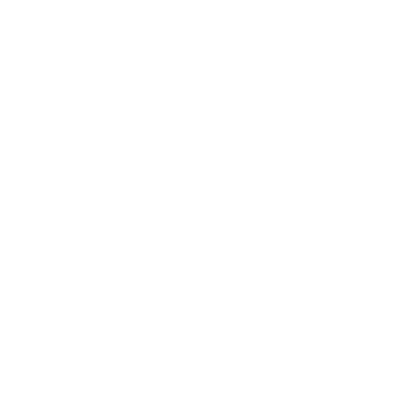
Frame 1 (no input)
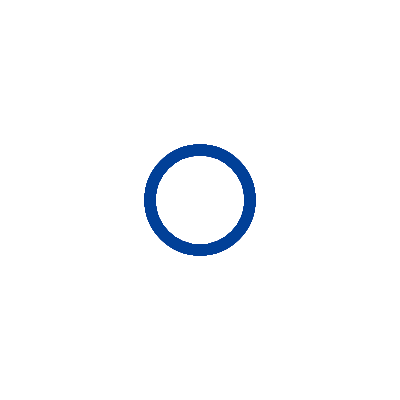
Frame 60 (no input)
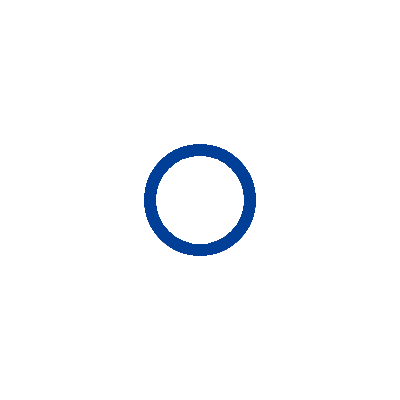
Frame 120 (the mouse pressed at the canvas centre since frame 60)

The p5.js sketch that drew these frames (run headless with seeded random() and noise() and a simulated clock; from frame 60 on, the mouse is pressed at the canvas centre):

// p5.js sketch
// ── sketch.js
let chroma = 0;
let sec = 0;
let step = 0;
let timer = 0;

function setup() {
  createCanvas(400, 400);
  background(255);
  noStroke();
  angleMode(RADIANS);
}

function draw() {
  if (step >= 0) drawOring();
  if (step >= 1) drawSring();
  if (step >= 2) drawText();

  timer++;
  if (step === 0 && chroma >= 255 && timer > 60) {
    step = 1;
    timer = 0;
  } else if (step === 1 && sec >= 1 && timer > 60) {
    step = 2;
    timer = 0;
  }
}

function drawOring() {
  fill(0, 64, 152, chroma);
  strokeWeight(11);
  stroke(0, 64, 152, chroma);
  noFill();
  circle(200, 200, 100);
  if (chroma < 255) {
    chroma += 2;
    chroma = min(chroma, 255);
  }
}

function drawSring() {
  noFill();
  stroke(0, 64, 152);
  strokeWeight(9);
  arc(150, 200, 50, 50, 1, 5);
  for (let j = 0; j < 1; j++) {
    sec = min(sec + 0.01, 1);
    x = lerp(160, 240, sec);
    y = lerp(220, 180, sec);
    circle(x, y, 5);
  }
  arc(250, 200, 50, 50, 4.5, 1.5);
}

function drawText() {
  fill(0, 64, 152);
  strokeWeight(1);
  textSize(24);
  textAlign(LEFT, TOP);
  text("大阪産業大学", 125, 275);
}
